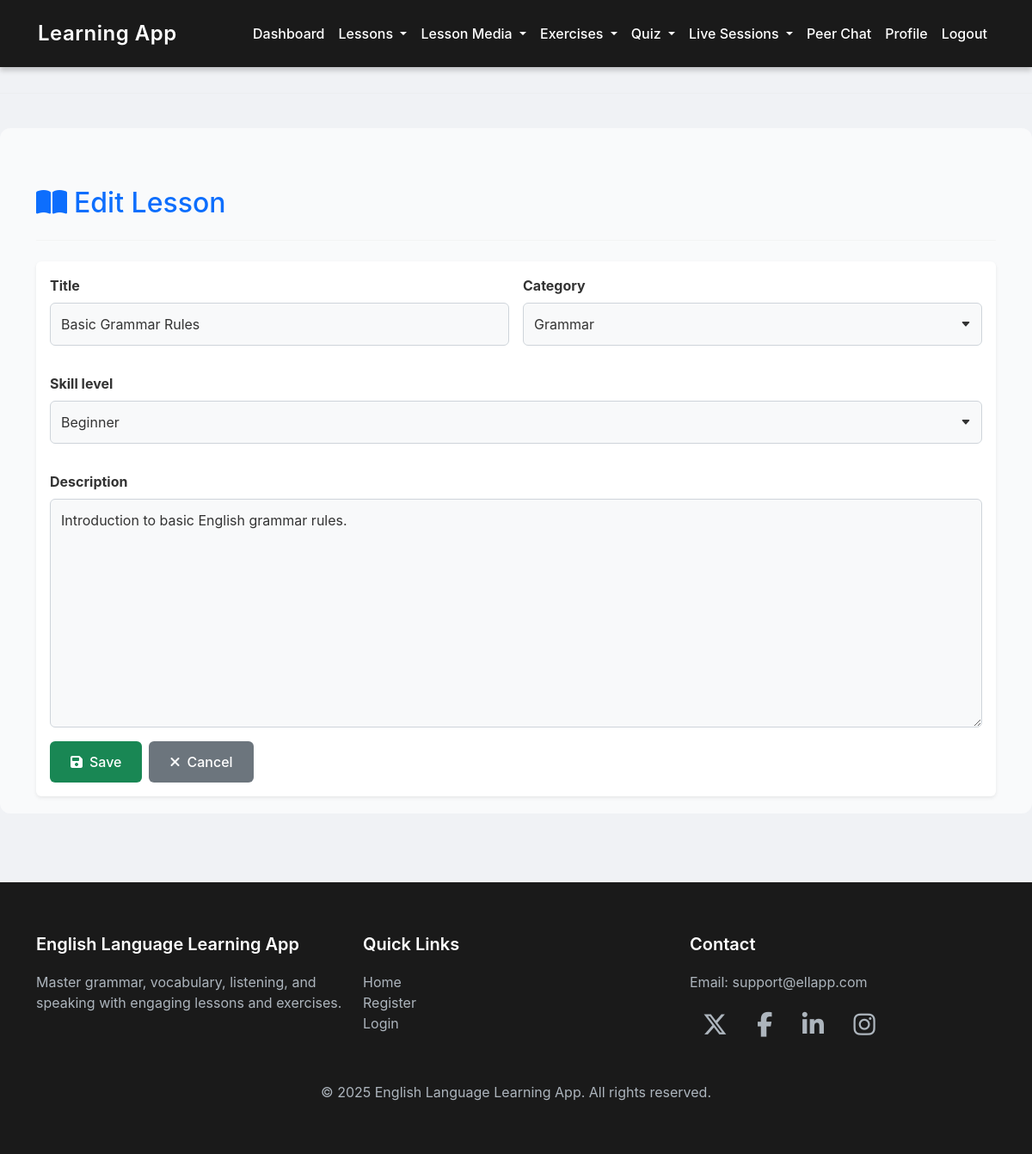
/lessons/5/edit/ (signed in), run on the app's committed database.
### myapp/models.py (models this page shows, shortened)
class Lesson(models.Model):
    SKILL_LEVELS = [
        ('beginner', 'Beginner'),
        ('intermediate', 'Intermediate'),
        ('advanced', 'Advanced'),
    ]
    CATEGORIES = [
        ('grammar', 'Grammar'),
        ('vocabulary', 'Vocabulary'),
        ('listening', 'Listening'),
        ('speaking', 'Speaking'),
    ]
    title = models.CharField(max_length=150)
    description = models.TextField()
    skill_level = models.CharField(max_length=20, choices=SKILL_LEVELS)
    category = models.CharField(max_length=20, choices=CATEGORIES)
    created_by = models.ForeignKey(
        UserRegister,
        on_delete=models.CASCADE,
        limit_choices_to={'role': 'teacher'}
    )
    created_at = models.DateTimeField(auto_now_add=True)

### myapp/views.py (the view)
# urls.py: path('lessons/<int:pk>/edit/', views.lesson_update, name='lesson_update'),
def lesson_update(request, pk):
    if request.session.get('user_role') != 'teacher':
        messages.error(request, "Unauthorized access")
        return redirect('login')
    lesson = get_object_or_404(Lesson, pk=pk, created_by_id=request.session['user_id'])
    if request.method == "POST":
        form = LessonForm(request.POST, instance=lesson)
        if form.is_valid():
            form.save()
            messages.success(request, "Lesson updated successfully")
            return redirect('lesson_list')
    else:
        form = LessonForm(instance=lesson)
    return render(request, 'lesson/lesson_form.html', {'form': form, 'title': 'Edit Lesson'})

### myapp/forms.py
class LessonForm(forms.ModelForm):
    class Meta:
        model = Lesson
        fields = ['title', 'description', 'skill_level', 'category']
        widgets = {
            'title': forms.TextInput(attrs={'class': 'form-control', 'placeholder': 'Enter lesson title'}),
            'description': forms.Textarea(attrs={'class': 'form-control', 'placeholder': 'Enter description'}),
            'skill_level': forms.Select(attrs={'class': 'form-control'}),
            'category': forms.Select(attrs={'class': 'form-control'}),
        }

### templates/lesson/lesson_form.html (shortened to what this page needs)
{% extends 'base.html' %}
{% block content %}
<div class="container mt-5">
    <div class="row">
        <div class="col">
            <h2 class="text-primary"><i class="fas fa-book-open me-2"></i>{{ title }}</h2>
            <hr class="my-4">
        </div>
    </div>
    <div class="row">
        <div class="col">
            <div class="card shadow-sm border-0">
                <div class="card-body">
                    <form method="post">
                        <div class="row g-3">
                            <div class="col-md-6 mb-3">
                                <label class="form-label fw-bold">{{ form.title.label }}</label>
                                {{ form.title }}
                            </div>
                            <div class="col-md-6 mb-3">
                                <label class="form-label fw-bold">{{ form.category.label }}</label>
                                {{ form.category }}
                            </div>
                            <div class="col-md-12 mb-3">
                                <label class="form-label fw-bold">{{ form.skill_level.label }}</label>
                                {{ form.skill_level }}
                            </div>
                            <div class="col-md-12 mb-3">
                                <label class="form-label fw-bold">{{ form.description.label }}</label>
                                {{ form.description }}
                            </div>
                        </div>
                        <div class="d-flex gap-2">
                            <button type="submit" class="btn btn-success"><i class="fas fa-save me-2"></i>Save</button>
                            <a href="{% url 'lesson_list' %}" class="btn btn-secondary"><i class="fas fa-times me-2"></i>Cancel</a>
                        </div>
                    </form>
                </div>
            </div>
        </div>
    </div>
</div>
{% endblock %}

### templates/base.html (style rules this page uses)
body { background-color: #f0f2f5; font-family: 'Inter', -apple-system, BlinkMacSystemFont, sans-serif; color: #333; }
hr { border-top: 1px solid #e0e0e0; margin: 30px 0; }
.form-label { display: block; font-weight: 500; color: #333; margin-bottom: 8px; font-size: 1rem; }
.form-control { width: 100%; padding: 12px; font-size: 1rem; border: 1px solid #ced4da; border-radius: 6px; background-color: #f8f9fa; color: #333; transition: border-color 0.3s ease, box-shadow 0.3s ease; }
.form-control::placeholder { color: #6c757d; opacity: 0.7; }
select.form-control { appearance: none; background-repeat: no-repeat; background-position: right 12px center; background-size: 12px; padding-right: 30px; }
textarea.form-control { resize: vertical; min-height: 100px; }
.btn { padding: 12px 24px; font-size: 1rem; font-weight: 500; border-radius: 6px; border: none; cursor: pointer; transition: background-color 0.3s ease, transform 0.2s ease; }
.btn-secondary { background-color: #6c757d; color: #ffffff; }

### data on the page
Lesson: title "Basic Grammar Rules", category "Grammar", skill_level "Beginner", description "Introduction to basic English grammar rules."

### other printed values
{{ title }} "Edit Lesson"
